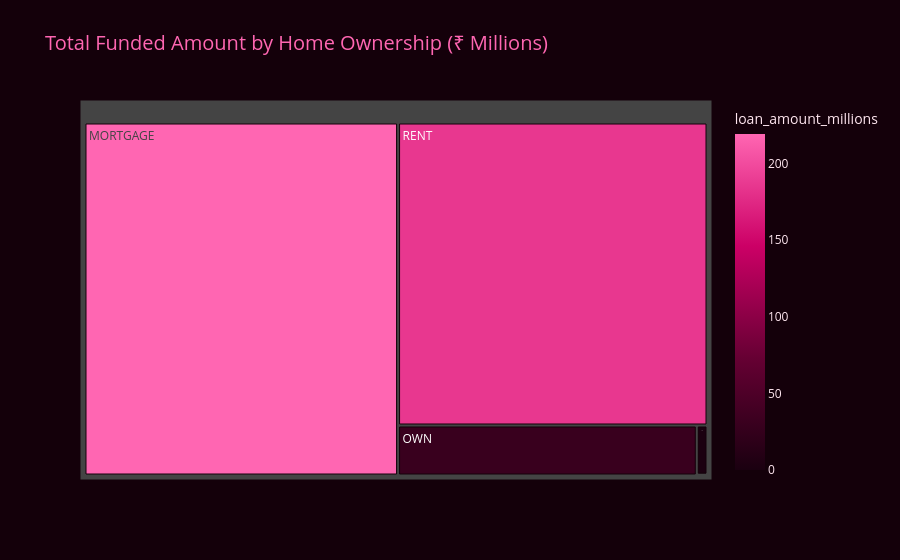

Notebook source saved alongside this figure:
### Code cell
fig = px.treemap(
    home_funding,
    path=['home_ownership'],
    values='loan_amount_millions',
    color='loan_amount_millions',
    color_continuous_scale=['#1a0010', '#660033', '#cc0066', '#ff66b2'],
    title='Total Funded Amount by Home Ownership (₹ Millions)'
)

fig.update_layout(
    paper_bgcolor='#14000a',
    plot_bgcolor='#14000a',
    font=dict(color='#ffe6f0'),
    title_font=dict(color='#ff66b2', size=20)
)

fig.show()

### Figure 1 — Plotly figure (JSON) as saved in the notebook; plotly's stock layout.template omitted (floating-point values rounded to 4 significant figures)
{"data": [{"branchvalues": "total", "customdata": [[219.3], [0.0168], [1.045], [29.6], [185.8]], "domain": {"x": [0, 1], "y": [0, 1]}, "hovertemplate": "labels=%{label}<br>loan_amount_millions_sum=%{value}<br>parent=%{parent}<br>id=%{id}<br>loan_amount_millions=%{color}<extra></extra>", "ids": ["MORTGAGE", "NONE", "OTHER", "OWN", "RENT"], "labels": ["MORTGAGE", "NONE", "OTHER", "OWN", "RENT"], "marker": {"coloraxis": "coloraxis", "colors": [219.3, 0.0168, 1.045, 29.6, 185.8]}, "name": "", "parents": ["", "", "", "", ""], "type": "treemap", "values": [219.3, 0.0168, 1.045, 29.6, 185.8]}], "layout": {"coloraxis": {"colorbar": {"title": {"text": "loan_amount_millions"}}, "colorscale": [[0, "#1a0010"], [0.3333, "#660033"], [0.6667, "#cc0066"], [1, "#ff66b2"]]}, "font": {"color": "#ffe6f0"}, "legend": {"tracegroupgap": 0}, "paper_bgcolor": "#14000a", "plot_bgcolor": "#14000a", "title": {"font": {"color": "#ff66b2", "size": 20}, "text": "Total Funded Amount by Home Ownership (₹ Millions)"}}}
